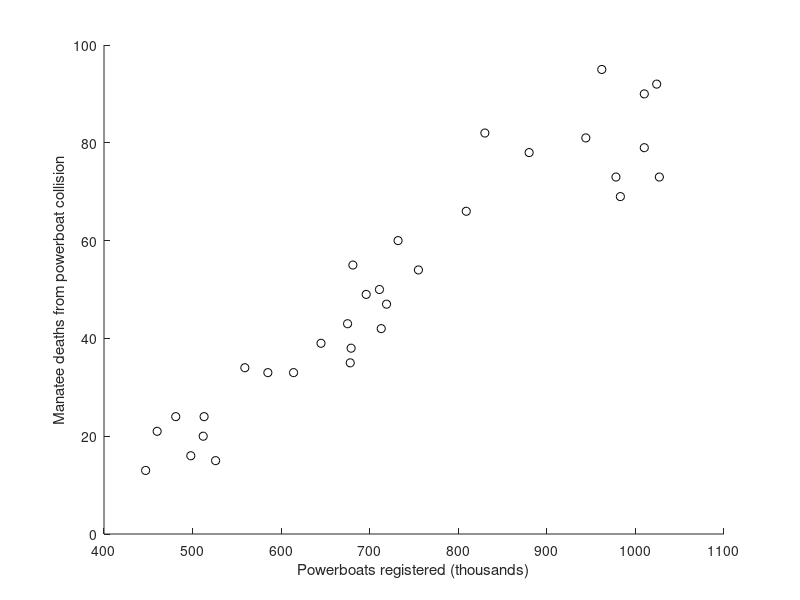
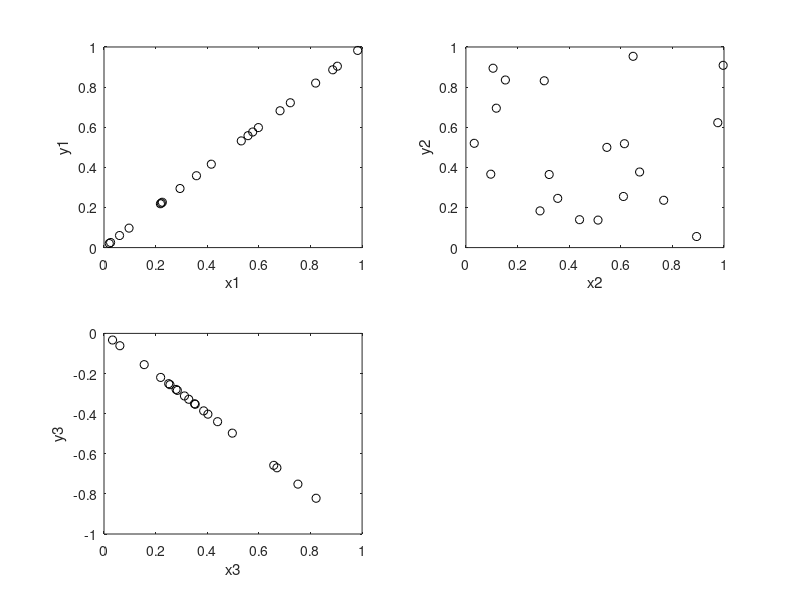
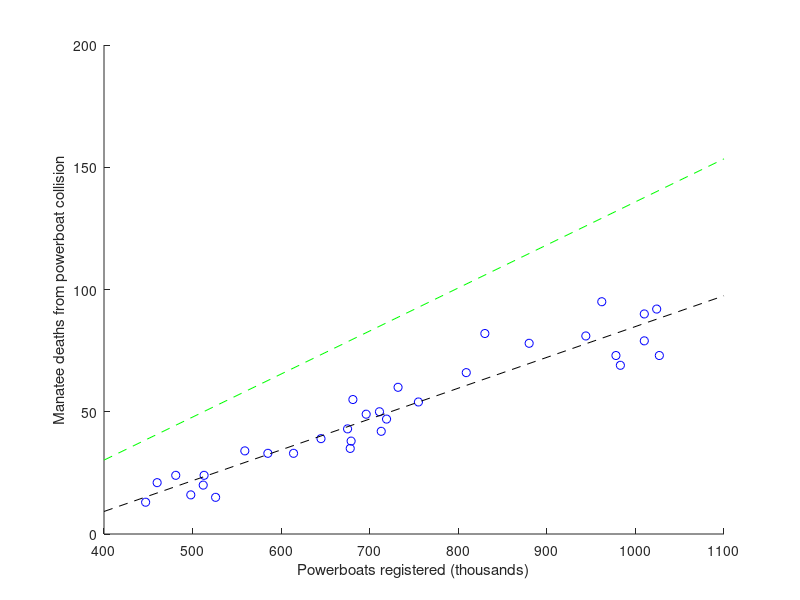

Source code (MATLAB) for these figures, in order: (Note: this script raises an error after producing the figures.)
% Describing data with fits (models)

% Introduction

%Scatterplots
% -----------
cd data;
florida = load('manatee_powerboat.txt','-ascii');
cd ..

florida,  % see the data
figure;
plot(florida(:,2),florida(:,3),'ko'); % plot with black circles
xlabel('Powerboats registered (thousands)');
ylabel('Manatee deaths from powerboat collision');
box off; % turn off the ugly extra box

% Covariance
% ----------
x1 = rand(20,1);  % creates an array of random numbers distributed between 0 and 1
y1 = x1; % y1 is x1
x2 = rand(20,1);
y2 = rand(20,1);
x3 = rand(20,1);
y3 = -x3;

figure;
subplot(2,2,1);
plot(x1,y1,'ko'); 
ylabel('y1'); xlabel('x1');
subplot(2,2,2);
plot(x2,y2,'ko'); 
ylabel('y2'); xlabel('x2');
subplot(2,2,3);
plot(x3,y3,'ko'); 
ylabel('y3'); xlabel('x3');

cov(x2,y2)
var(x2)
var(y2)

C1 = cov(x1,y1)
C2 = cov(x2,y2)
C3 = cov(x3,y3)


% Correlation
r_1 = C1(1,2)/sqrt(C1(1,1)*C1(2,2))
r_2 = C2(1,2)/sqrt(C2(1,1)*C2(2,2))
r_3 = C3(1,2)/sqrt(C3(1,1)*C3(2,2))


corrcoef(x1,y1)
corrcoef(x2,y2)
corrcoef(x3,y3)
corrcoef(florida(:,2),florida(:,3))

[R,p] = corrcoef(florida(:,2),florida(:,3))


% Correlation and Causation

% Linear fits, aka regression
% --------------------------

x = florida(:,2);
y = florida(:,3);

figure;
plot(x,y, 'bo');
xlabel('Powerboats registered (thousands)');
ylabel('Manatee deaths from powerboat collision');
box off;

[R,p] = corrcoef(x,y)
C = cov(x,y);

m = R(1,2)*sqrt(C(2,2)/C(1,1))
b = mean(y) - m*mean(x)

X = [ 400 1100]; % chosen to match our X-axis of interest
Y = m * X + b
hold on
plot(X,Y,'k--');

Y_fit = m * x + b;
error = y-Y_fit;

[1 2 3].*[4 5 6];

squarederror = error.*error;% OR, error.^2 is el-by-el raising to 2nd power
meanerr = mean(squarederror)

m1 = m + 0.05; b1 = b + 1;
Y_fit1 = m1 * x + b1;
meanerr2 = mean((y-Y_fit1).^2);

plot([400 1100],[400 1100]*m1+b1,'g--');


%Non-linear models
%-----------------

cd data
load census  % loads variables 'cdate' and 'pop'
cd ..
figure;
plot(cdate,pop,'o')
ylabel('Population');
xlabel('Census year');
hold on;

s = fitoptions('Method','NonlinearLeastSquares',... % use squared error
               'Lower',[0,0],...   % lower bounds for [a b]
               'Upper',[Inf,max(cdate)],... % upper bounds for [a b]
               'Startpoint',[1 1]); % startpoint, search will start at a=1,b=1


f = fittype('a*(x-b)^2','options',s);
[c,gof] = fit(cdate,pop,f)

x_values = 1750:2000;
y_values = c(x_values); % this returns c evaluated with best a, b
hold on;
plot(x_values,y_values,'b--');


